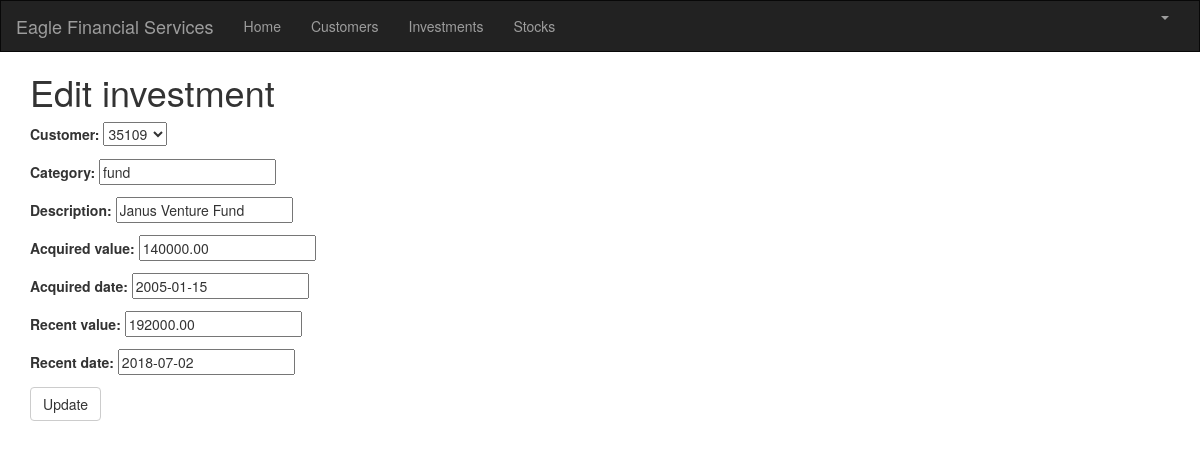
The app's page /investment/6/edit/ (signed in) with its own data.
### portfolio/models.py (models this page shows, shortened)
class Investment(models.Model):
    customer = models.ForeignKey(Customer, on_delete=models.CASCADE, related_name='investments')
    category = models.CharField(max_length=50)
    description = models.CharField(max_length=200)
    acquired_value = models.DecimalField(max_digits=10, decimal_places=2)
    acquired_date = models.DateField(default=timezone.now)
    recent_value = models.DecimalField(max_digits=10, decimal_places=2)
    recent_date = models.DateField(default=timezone.now, blank=True, null=True)

### portfolio/views.py (the view)
# urls.py: path('investment/<int:pk>/edit/', views.investment_edit, name='investment_edit'),
@login_required
def investment_edit(request, pk):
    investment = get_object_or_404(Investment, pk=pk)
    if request.method == "POST":
        form = InvestmentForm(request.POST, instance=investment)
        if form.is_valid():
            investment = form.save()
            investment.updated_date = timezone.now()
            investment.save()
            investments = Investment.objects.filter(acquired_date__lte=timezone.now())
            return render(request, 'portfolio/investment_list.html', {'investments': investments})
    else:
        form = InvestmentForm(instance=investment)
    return render(request, 'portfolio/investment_edit.html', {'form': form})

### portfolio/forms.py
class InvestmentForm(forms.ModelForm):
    class Meta:
        model = Investment
        fields = ('customer', 'category', 'description', 'acquired_value', 'acquired_date', 'recent_value',
                  'recent_date')

### portfolio/models.py (called while the page is built)
    def __str__(self):
        return str(self.cust_number)

### portfolio/templates/portfolio/investment_edit.html
{% extends 'portfolio/base.html' %}
{% load crispy_forms_tags %}
{% block content %}
    <h1>Edit investment</h1>
    <form method="POST" class="investment-form">{% csrf_token %}
         {{ form.as_p }}
        <button type="submit" class="save btn btn-default">Update</button>
    </form>
{% endblock %}

### records on screen
Investment: customer "35109", category "fund", description "Janus Venture Fund", acquired_value "140000.00", acquired_date "2005-01-15", recent_value "192000.00", recent_date "2018-07-02"
